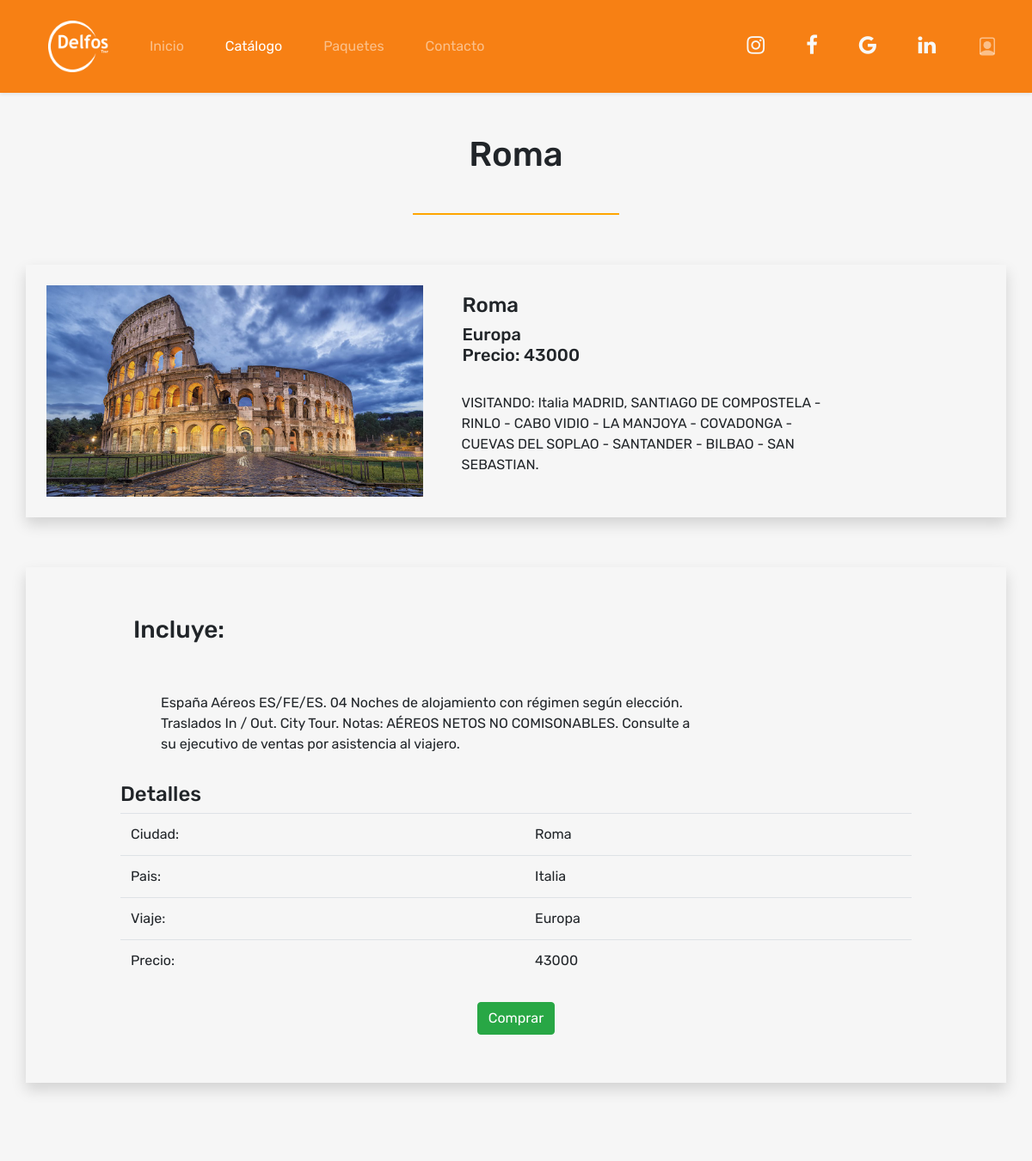
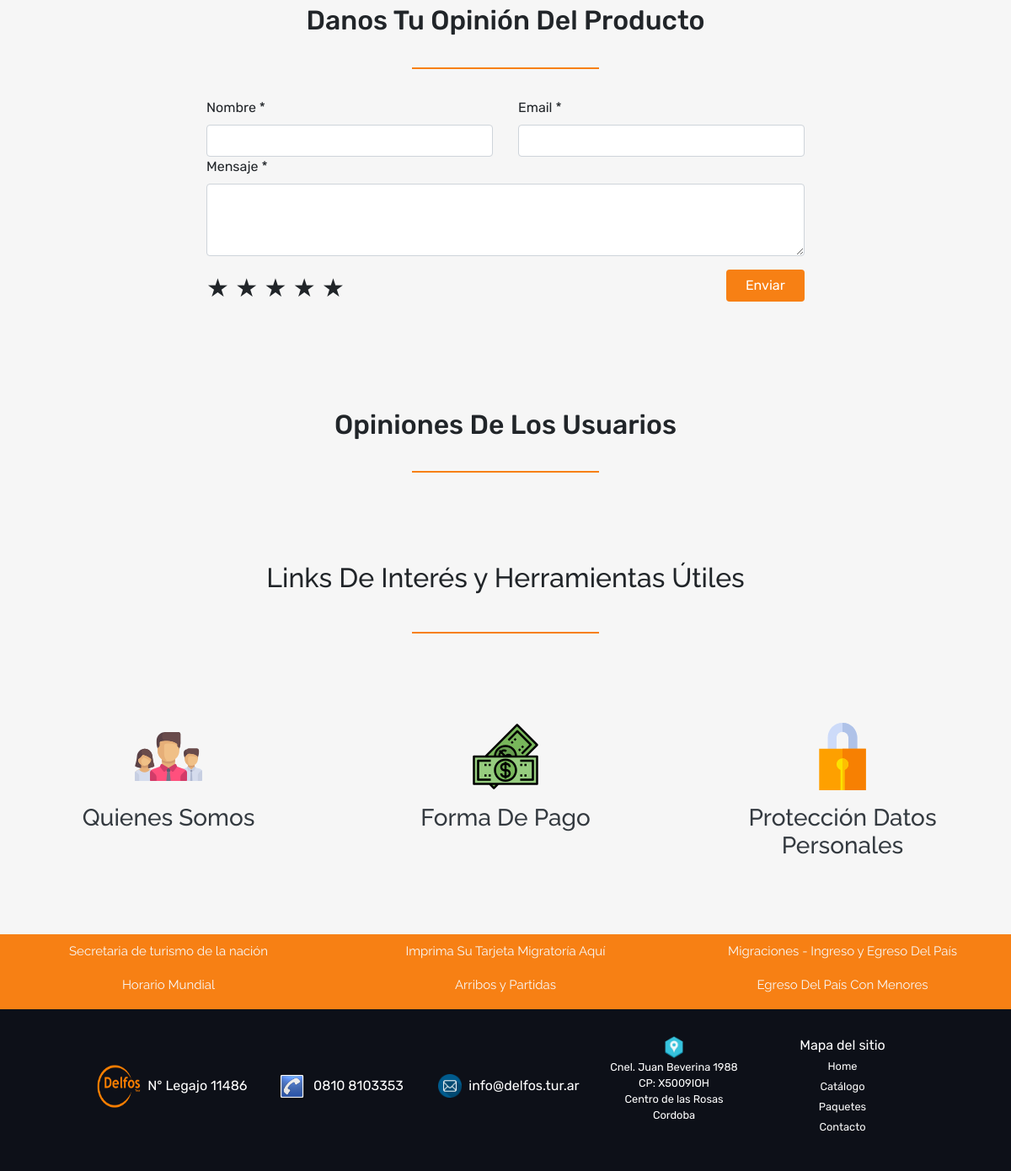
Screenshot of /product_details.php?id=1 with the database file from the repository (2 pictures, top to bottom).
### tables this page shows
CREATE TABLE `ciudades` (
  `idciudad` varchar(3) NOT NULL,
  `nombreciudad` varchar(50) NOT NULL,
  `idpais` varchar(3) NOT NULL
);

CREATE TABLE `productos` (
  `idproducto` int(11) NOT NULL,
  `idciudad` varchar(3) NOT NULL,
  `precio` int(100) NOT NULL,
  `descripcion` varchar(1000) NOT NULL,
  `detalle` varchar(1000) NOT NULL,
  `url` varchar(300) NOT NULL,
  `destacado` tinyint(1) NOT NULL,
  `activo` tinyint(1) NOT NULL
);

CREATE TABLE `continentes` (
  `idcontinente` varchar(2) NOT NULL,
  `nombrecontinente` varchar(10) NOT NULL,
  `activo` tinyint(1) NOT NULL DEFAULT 1
);

CREATE TABLE `paises` (
  `idpais` varchar(3) NOT NULL,
  `nombrepais` varchar(50) NOT NULL,
  `idcontinente` varchar(2) NOT NULL,
  `activo` tinyint(1) NOT NULL DEFAULT 0
);

### product_details.php (the view, shortened to what this page needs)
<!DOCTYPE html>
<html lang="en">
<head>
    <?php require_once "./includes/head.php" ?>
</head>
<body>
    <?php
    $db=DB::conectar();
    $queryProductos = "SELECT pr.idproducto as id,
                                ci.nombreciudad as nombre,
                                pa.nombrepais as pais,
                                co.nombrecontinente as continente,
                                ci.nombreciudad as ciudades,
                                pr.precio as precio,
                                pr.descripcion as descripcion,
                                pr.detalle as descripcion_details,
                                pr.url as url,
                                pr.destacado as destacado
                                FROM productos pr, ciudades ci, paises pa, continentes co
                                WHERE pr.idciudad = ci.idciudad
                                AND ci.idpais = pa.idpais
                                AND pa.idcontinente = co.idcontinente
                                AND pr.activo=1";
    $stmt1 = $db->prepare($queryProductos);
    $stmt1->execute();
    $dataProductos = array();
    while($row=$stmt1->fetch(PDO::FETCH_ASSOC)){
        $dataProductos[] = $row;
    }
    require_once "./includes/encabezado.php";
    $id = (isset($_GET["id"]) ? $_GET['id'] : null);
    ?>
    <div class="container text-center pt-5 pb-4">
        <?php foreach ($dataProductos as $key => $value) {
            if ($key == $id) break;
        }
        echo '<h1>' . $value['nombre'] . '</h1>';
        ?>
    </div>
    <div class="pb-5 text-center">
        <svg width="20%" height="2">
            <rect width="100%" height="100" style="fill:rgb(255,165,0);stroke-width:0;stroke:rgb(0,0,0)" />
        </svg>
    </div>
    <section>
        <div class="container shadow justify-content-around p-4">
            <div class="row justify-content-center align-items-center">
                <div class="col-5">
                    <div class="imagen1">
                        <a href="<?php echo $value['url']; ?>" data-fancybox="gallery" data-caption="Caption for single image">
                            <img height="auto" width="100%" src="<?php echo $value['url']; ?>" alt="imagen de <?php echo $value['nombre']; ?>">
                        </a>
                    </div>
                </div>
                <div class="col-lg-7 incluye py-2">
                    <h4 class="pl-3">
                        <?php echo $value['nombre']; ?> <br>
                    </h4>
                    <h5 class="pl-3">
                        <?php echo $value['continente']; ?> <br>
                        Precio: <?php echo $value['precio']; ?>
                    <?php echo '<p class="col-9 pt-4">' . $value['descripcion'] . '</p>' ?>
                </div>
            </div>
        </div>
    </section>
    <section class="descripcion py-5">
        <div class="container py-5 shadow">
            <div class="row justify-content-center align-items-center" id="home">
                <div class="col-10">
                    <h3 class="pb-3">
                        <div class="col-lg-8 incluye py-2">
                            Incluye:
                        </div>
                    </h3>
                </div>
                <div class="col-10">
                    <ul class="descripcion_detalles">
                        <?php echo '<p class="col-9 pt-4">' . $value['descripcion_details'] . '</p>' ?>
                    </ul>
                </div>
                <div class="col-10 pt-3">
                    <h4>Detalles</h4>
                    <table class="table">
                        <tbody>
                            <?php
                            echo '<tr><td>Ciudad: </td><td>' . $value['nombre'] . '</td></tr>';
                            echo '<tr><td>Pais: </td><td>' . $value['pais'] . '</td></tr>';
                            echo '<tr><td>Viaje: </td><td>' . $value['continente'] . '</td></tr>';
                            echo '<tr><td>Precio: </td><td> ' . $value['precio'] . '</td></tr>';
                            ?>
                        </tbody>
                    </table>
                </div>
            </div>
            <div class="row justify-content-center">
                <div class="col-sm-11 col-md-10 col-lg-10 incluye py-2">
                    <div class="container d-flex justify-content-around">
                        <a href="#" class="btn btn-success">Comprar</a>
                    </div>
                </div>
            </div>
        </div>
    </section>
    <section class="py-5">
        <div class="container">
            <div class="text-center pb-3">
                <h2>Danos Tu Opinión Del Producto</h2>
            </div>
            <div class="pb-4 text-center">
                <svg width="20%" height="2">
                    <rect width="100%" height="100" style="fill:#F78014;stroke-width:0;stroke:rgb(0,0,0)" />
                </svg>
            </div>
            <div class="container">
                <form action="#" method="post">
                    <div class="row justify-content-center">
                        <div class="col-8">
                            <div class="row">
                                <div class="col-sm-12 col-md-6">
                                    <label>Nombre *</label>
                                    <input type="text" name="nombre" required class="form-control">
                                </div>
                                <div class="col-sm-12 col-md-6">
                                    <label for="email">Email *</label>
                                    <input type="email" id="email" name="email" required class="form-control">
                                </div>
                            </div>
                            <div class="row">
                                <div class="col-12 form-group">
                                    <label>Mensaje *</label>
                                    <textarea class="form-control comentario-textarea" name="comentario" required rows="3"></textarea>
                                </div>
                            </div>
                            <div class="row">
                                <div class="col-sm-6 col-md-10">
                                    <div class="form1">
                                        <p class="clasificacion" name="rankeo">
                                            <label for="radio1">★</label>
                                            <label for="radio2">★</label>
                                            <label for="radio3">★</label>
                                            <label for="radio4">★</label>
                                            <label for="radio5">★</label>
                                        </p>
                                    </div>
                                </div>
                                <div class="col-sm-6 col-md-2">
                                    <input class="text-white btn btn-md btn-block text-center newsletter-btn" type="submit" value="Enviar" name="submit">
                                </div>
                            </div>
                        </div>
                    </div>
                </form>
            </div>
        </div>
    </section>
    <section class="py-5">
        <div class="container">
            <div class="text-center pb-3">
                <h2>Opiniones De Los Usuarios</h2>
            </div>
            <div class="pb-4 text-center">
                <svg width="20%" height="2">
                    <rect width="100%" height="100" style="fill:#F78014;stroke-width:0;stroke:rgb(0,0,0)" />
                </svg>
            </div>
        </div>
    </section>
    <?php
    require_once "./includes/linkinteresesyherramientas.php";
    require_once "./includes/footer.php";
    ?>
</body>
</html>

### css/style.css (style rules this page uses)
* { margin: 0; padding: 0; box-sizing: border-box; }
body { font-family: "Rubik", sans-serif !important; background-color: #f6f6f6 !important; }
.newsletter-btn { background-color: #f78014 !important; }
.imagen1, .imagen2, .imagen3 { cursor: pointer; transition: 0.3s ease; }
.descripcion { margin-top: 10px; }
.descripcion .row { border-width: 5px; }
.descripcion_detalles { margin-left: 2em; }
.clasificacion { direction: rtl; unicode-bidi: bidi-override; font-size: 30px; }
.comentario-textarea { height: 10em; }

### rows the page displays
ciudades: nombreciudad "Roma"
productos: url (picture), precio "43000", descripcion "VISITANDO: Italia MADRID, SANTIAGO DE COMPOSTELA -RINLO - CABO VIDIO - LA MANJOYA - COVADONGA - CUEVAS DEL SOPLAO - SANTANDER - BILBAO - SAN SEBASTIAN.", detalle "España Aéreos ES/FE/ES. 04 Noches de alojamiento con régimen según elección. Traslados In / Out. City Tour. Notas: AÉREOS NETOS NO COMISONABLES. Consulte a su ejecutivo de ventas por asistencia al viajero."
continentes: nombrecontinente "Europa"
paises: nombrepais "Italia"
